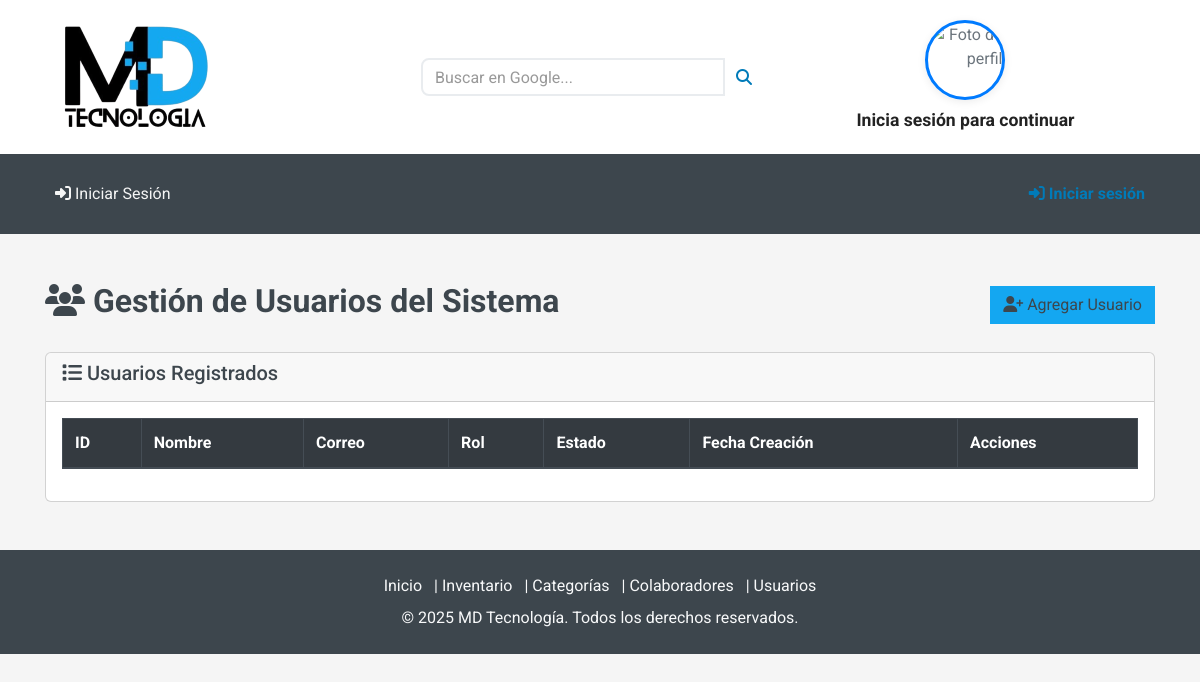
The app's page /Usuario/Usuarios.php, older data.
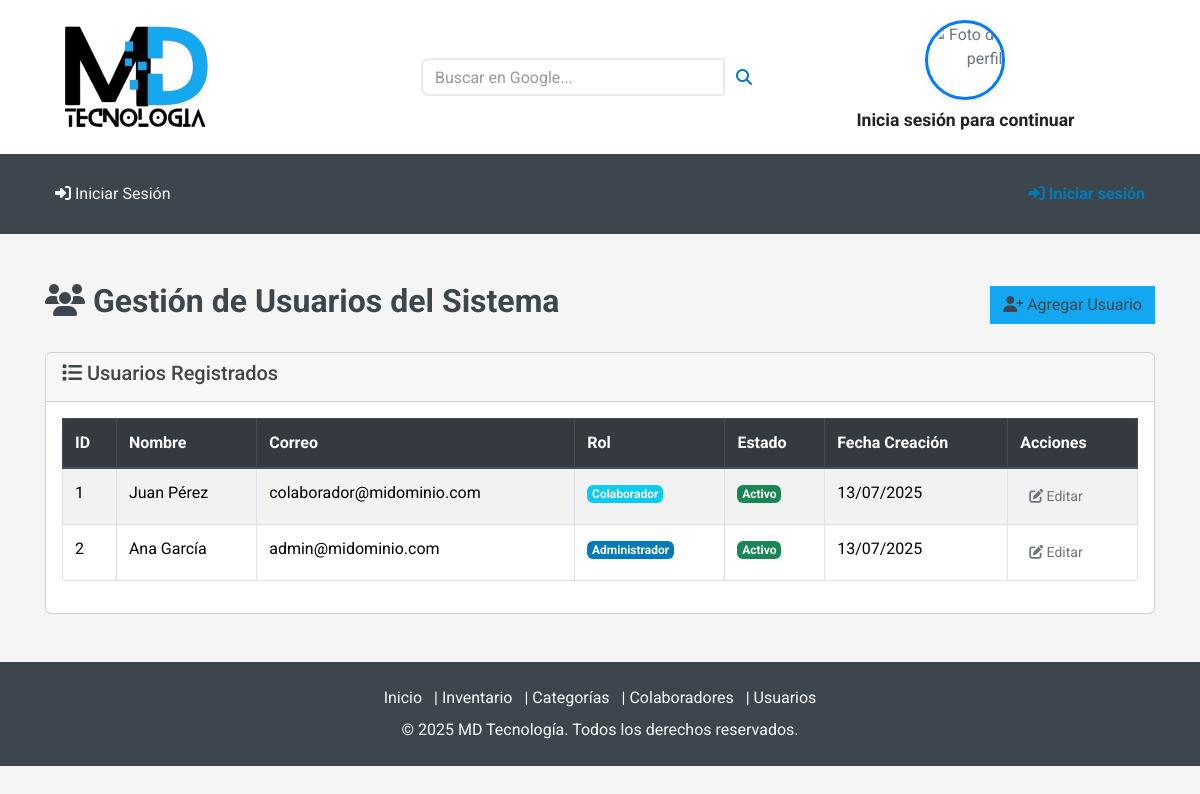
The same page, newer data.
### tables this page shows
CREATE TABLE usuarios (
  id INT AUTO_INCREMENT PRIMARY KEY,
  nombre VARCHAR(100) NOT NULL,
  correo VARCHAR(100) NOT NULL UNIQUE,
  contrasena VARCHAR(255) NOT NULL,
  rol ENUM('admin','colab') DEFAULT 'colab',
  activo TINYINT(1) DEFAULT 1,
  foto LONGBLOB NULL,  
  foto_tipo VARCHAR(50) NULL,  
  fecha_creacion TIMESTAMP DEFAULT CURRENT_TIMESTAMP
);

### conexion.php (called while the page is built, shortened)
<?php
class Conexion {
    private $servername = "localhost";
    private $username = "root";
    private $password = "1234";
    private $dbname = "cmdb";
    private $port = 3306;
    private $conn;
    public function __construct() {
        try {
            $this->conn = new mysqli($this->servername, $this->username, $this->password, $this->dbname);
            $this->conn->set_charset("utf8mb4");
        } catch (Exception $e) {
            try {
                $this->conn = new mysqli("127.0.0.1", $this->username, $this->password, $this->dbname, $this->port);
                if ($this->conn->connect_error) {
                    throw new Exception("Error de conexión: " . $this->conn->connect_error);
                }
                $this->conn->set_charset("utf8mb4");
            } catch (Exception $e2) {
                try {
                    $this->conn = new mysqli("localhost:/tmp/mysql.sock", $this->username, $this->password, $this->dbname);
                    if ($this->conn->connect_error) {
                        throw new Exception("Error de conexión: " . $this->conn->connect_error);
                    }
                    $this->conn->set_charset("utf8mb4");
                } catch (Exception $e3) {
                    die("No se pudo establecer conexión a la base de datos. Posibles soluciones:<br>
                         1. Verifique que MySQL esté ejecutándose en WAMP<br>
                         2. Verifique que la contraseña del usuario root sea '1234'<br>
                         3. En phpMyAdmin, cambie el plugin de autenticación del usuario root a 'mysql_native_password'<br>
                         Error: " . $e3->getMessage());
                }
            }
        }
    }
    public function obtenerUsuarios() {
        try {
            $sql = "SELECT id, nombre, correo, rol, activo, foto, fecha_creacion FROM usuarios ORDER BY id ASC";
            $result = $this->conn->query($sql);
            if ($result) {
                return $result->fetch_all(MYSQLI_ASSOC);
            } else {
                return [];
            }
        } catch (Exception $e) {
            error_log("Error en obtenerUsuarios(): " . $e->getMessage());
            return [];
        }
    }
}
?>

### Usuario/Usuarios.php (the view, shortened to what this page needs)
<?php
include('../navbar_unificado.php');
require_once('../conexion.php');
$conexion = new Conexion();
?>
<div class="container mt-5">
    <div class="d-flex justify-content-between align-items-center mb-4">
        <h2><i class="fas fa-users"></i> Gestión de Usuarios del Sistema</h2>
        <button class="btn btn-primary" data-bs-toggle="modal" data-bs-target="#modalCrearUsuario">
            <i class="fas fa-user-plus"></i> Agregar Usuario
        </button>
    </div>
    <div class="card">
        <div class="card-header">
            <h5><i class="fas fa-list"></i> Usuarios Registrados</h5>
        </div>
        <div class="card-body">
            <div class="table-responsive">
                <table class="table table-bordered table-striped">
                    <thead class="thead-dark">
                        <tr>
                            <th>ID</th>
                            <th>Nombre</th>
                            <th>Correo</th>
                            <th>Rol</th>
                            <th>Estado</th>
                            <th>Fecha Creación</th>
                            <th>Acciones</th>
                        </tr>
                    </thead>
                    <tbody>
                        <?php
                        $result = $conexion->obtenerUsuarios();
                        foreach ($result as $row) {
                            $estado = $row['activo'] ?
                                "<span class='badge bg-success'>Activo</span>" :
                                "<span class='badge bg-danger'>Inactivo</span>";
                            $rolBadge = $row['rol'] === 'admin' ?
                                "<span class='badge bg-primary'>Administrador</span>" :
                                "<span class='badge bg-info'>Colaborador</span>";
                            echo "<tr>
                                <td>{$row['id']}</td>
                                <td>{$row['nombre']}</td>
                                <td>{$row['correo']}</td>
                                <td>$rolBadge</td>
                                <td>$estado</td>
                                <td>" . date('d/m/Y', strtotime($row['fecha_creacion'])) . "</td>
                                <td>
                                    <button class='btn btn-sm btn-warning btn-editar'
                                            data-id='{$row['id']}'
                                            data-nombre='{$row['nombre']}'
                                            data-correo='{$row['correo']}'
                                            data-rol='{$row['rol']}'
                                            data-activo='{$row['activo']}'
                                            data-bs-toggle='modal'
                                            data-bs-target='#modalEditarUsuario'>
                                        <i class='fas fa-edit'></i> Editar
                                    </button>
                                </td>
                            </tr>";
                        }
                        ?>
                    </tbody>
                </table>
            </div>
        </div>
    </div>
</div>
<?php include('footer.php'); ?>

### navbar_unificado.php (shortened to what this page needs)
<?php
$es_admin = isset($_SESSION['logeado']) && $_SESSION['logeado'] === true;
$es_colaborador = isset($_SESSION['colaborador_logeado']) && $_SESSION['colaborador_logeado'] === true;
$current_dir = basename(dirname($_SERVER['SCRIPT_NAME']));
$es_directorio_colaborador = ($current_dir === 'colaboradores');
$es_directorio_usuario = ($current_dir === 'Usuario');
if ($es_directorio_colaborador) {
    $base_path = '../';
    $css_path = '../css/';
    $img_path = '../img/';
    $login_path = '../Usuario/Login.php';
} elseif ($es_directorio_usuario) {
    $css_path = '../css/';
    $img_path = '../img/';
    $login_path = 'Login.php';
} else {
    $base_path = '';
    $css_path = 'css/';
    $img_path = 'img/';
    $login_path = 'Usuario/Login.php';
}
?>
<!DOCTYPE html>
<html lang="es">
<head>
  <link href="https://cdnjs.cloudflare.com/ajax/libs/font-awesome/6.6.0/css/all.min.css" rel="stylesheet" />
  <link href="https://cdn.jsdelivr.net/npm/bootstrap@5.3.2/dist/css/bootstrap.min.css" rel="stylesheet">
  <link rel="stylesheet" href="<?php echo $css_path; ?>style.css">
</head>
<body>
  <header>
    <div class="row align-items-center bg-light py-3 px-xl-5 d-none d-lg-flex" style="margin-right: 0px">
      <div class="col-lg-4">
        <a href="<?php echo $es_colaborador ? ($es_directorio_colaborador ? 'portal_colaborador.php' : 'colaboradores/portal_colaborador.php') : ($es_directorio_usuario ? 'Home.php' : ($es_directorio_colaborador ? '../Usuario/Home.php' : 'Usuario/Home.php')); ?>" class="text-decoration-none">
          <img src="<?php echo $img_path; ?>logo.png" alt="logo" />
        </a>
      </div>
      <div class="col-lg-4 col-6 text-left">
        <form id="searchForm" action="https://www.google.com/search" method="get" target="_blank">
          <div class="input-group">
            <input type="text" class="form-control" name="q" placeholder="Buscar en Google..." required />
            <div class="input-group-append">
              <button id="clearButton" type="button" class="input-group-text bg-transparent text-primary" style="border: none; cursor: pointer">
                <i class="fa fa-search"></i>
              </button>
            </div>
          </div>
        </form>
      </div>
      <div class="col-lg-4 col-6 text-right">
        <div class="profile-pic-wrapper">
          <?php
            $foto_default = $img_path . 'usuarios/default.jpg';
            $foto = $foto_default;
            $nombreUsuario = "Inicia sesión para continuar";
          ?>
          <img src="<?php echo htmlspecialchars($foto); ?>" class="profile-pic-navbar-lg" alt="Foto de perfil"
               onerror="this.src='<?php echo $foto_default; ?>';">
          <div class="profile-username-navbar">
            <?php echo $nombreUsuario; ?>
          </div>
        </div>
      </div>
    </div>
    <nav class="navbar navbar-expand-lg navbar-dark bg-dark">
      <div class="container">
        <div class="collapse navbar-collapse" id="navbarContent">
          <ul class="navbar-nav me-auto">
            <?php if ($es_admin): ?>
              <li class="nav-item"><a class="nav-link" href="<?php echo ($es_directorio_colaborador || !$es_directorio_usuario) ? '../Usuario/' : ''; ?>Home.php"><i class="fa fa-home"></i> Inicio</a></li>
              <li class="nav-item"><a class="nav-link" href="<?php echo ($es_directorio_colaborador || !$es_directorio_usuario) ? '../Usuario/' : ''; ?>Inventario.php"><i class="fa fa-boxes"></i> Inventario</a></li>
              <li class="nav-item"><a class="nav-link" href="<?php echo ($es_directorio_colaborador || !$es_directorio_usuario) ? '../Usuario/' : ''; ?>Categorias.php"><i class="fa fa-tags"></i> Categorías</a></li>
              <li class="nav-item"><a class="nav-link" href="<?php echo ($es_directorio_colaborador || !$es_directorio_usuario) ? '../Usuario/' : ''; ?>Usuarios.php"><i class="fa fa-users"></i> Usuarios</a></li>
              <li class="nav-item"><a class="nav-link" href="<?php echo ($es_directorio_colaborador || !$es_directorio_usuario) ? '../Usuario/' : ''; ?>Asignaciones.php"><i class="fa fa-hand-holding"></i> Asignaciones</a></li>
              <li class="nav-item"><a class="nav-link" href="<?php echo ($es_directorio_colaborador || !$es_directorio_usuario) ? '../Usuario/' : ''; ?>Solicitudes.php"><i class="fa fa-list"></i> Solicitudes</a></li>
              <li class="nav-item dropdown">
                <a class="nav-link dropdown-toggle" href="#" id="navbarDropdownAdmin" role="button" data-bs-toggle="dropdown" aria-expanded="false">
                  <i class="fa fa-cogs"></i> Gestión
                </a>
                <ul class="dropdown-menu" aria-labelledby="navbarDropdownAdmin">
                  <li><a class="dropdown-item" href="<?php echo ($es_directorio_colaborador || !$es_directorio_usuario) ? '../Usuario/' : ''; ?>Descarte.php"><i class="fa fa-trash"></i> Descarte</a></li>
                  <li><a class="dropdown-item" href="<?php echo ($es_directorio_colaborador || !$es_directorio_usuario) ? '../Usuario/' : ''; ?>gestionar_donaciones.php"><i class="fa fa-heart"></i> Gestionar Donaciones</a></li>
                  <li><a class="dropdown-item" href="<?php echo ($es_directorio_colaborador || !$es_directorio_usuario) ? '../Usuario/' : ''; ?>Reportes.php"><i class="fa fa-chart-bar"></i> Reportes</a></li>
                </ul>
              </li>
            <?php else: ?>
              <li class="nav-item"><a class="nav-link" href="<?php echo $login_path; ?>"><i class="fa fa-sign-in-alt"></i> Iniciar Sesión</a></li>
            <?php endif; ?>
          </ul>
          <ul class="navbar-nav ms-auto">
            <?php if ($es_admin): ?>
              <li class="nav-item dropdown">
                <a class="nav-link dropdown-toggle text-light" href="#" id="userDropdown" role="button" data-bs-toggle="dropdown" aria-expanded="false">
                  <i class="fa fa-user"></i> <?php echo $nombreUsuario; ?>
                </a>
                <ul class="dropdown-menu dropdown-menu-end" aria-labelledby="userDropdown">
                  <li><a class="dropdown-item" href="<?php echo ($es_directorio_colaborador || !$es_directorio_usuario) ? '../Usuario/' : ''; ?>Perfil.php"><i class="fa fa-user me-2"></i>Mi Perfil</a></li>
                  <li><hr class="dropdown-divider"></li>
                  <li><a class="dropdown-item text-danger" href="<?php echo ($es_directorio_colaborador || !$es_directorio_usuario) ? '../Usuario/' : ''; ?>logout.php"><i class="fa fa-sign-out-alt me-2"></i>Cerrar Sesión</a></li>
                </ul>
              </li>
            <?php else: ?>
              <li class="nav-item">
                <a class="nav-link text-primary font-weight-bold" href="<?php echo $login_path; ?>"><i class="fa fa-sign-in-alt"></i> Iniciar sesión</a>
              </li>
            <?php endif; ?>
          </ul>
        </div>
      </div>
    </nav>
  </header>
</body>
</html>

### Usuario/footer.php (shortened to what this page needs)
<footer class="bg-dark text-light mt-5 py-4">
  <div class="container text-center">
    <p class="mb-2">
      <a href="Home.php" class="text-light mr-2">Inicio</a> |
      <a href="Inventario.php" class="text-light mr-2">Inventario</a> |
      <a href="Categorias.php" class="text-light mr-2">Categorías</a> |
      <a href="../colaboradores/Colaboradores.php" class="text-light mr-2">Colaboradores</a> |
      <a href="Usuarios.php" class="text-light">Usuarios</a>
    </p>
    <p class="mb-0">&copy; <?php echo date("Y"); ?> MD Tecnología. Todos los derechos reservados.</p>
  </div>
</footer>
</body>
</html>

Row changes from the older to the newer data that the page shows:
added usuarios: id "1", nombre "Juan Pérez", correo "colaborador@midominio.com", rol "Colaborador", activo "Activo", fecha_creacion "13/07/2025"
added usuarios: id "2", nombre "Ana García", correo "admin@midominio.com", rol "Administrador", activo "Activo", fecha_creacion "13/07/2025"
